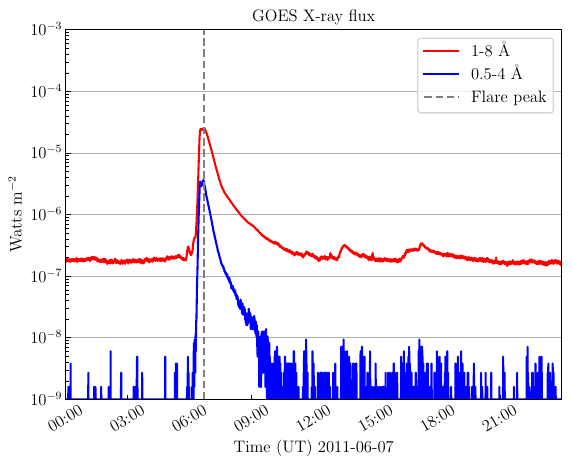

Here is the Python script that generated this plot:
import matplotlib.pyplot as plt
import matplotlib
import datetime
from sunpy.timeseries import TimeSeries
from sunpy.net import hek
from sunpy.time import parse_time
client = hek.HEKClient()

goes_file = 'go1520110607.fits'
goes = TimeSeries(goes_file)

flares_hek = client.search(hek.attrs.Time('2011-06-07 00:00', '2011-06-07 23:59'),
                           hek.attrs.FL, hek.attrs.FRM.Name == 'SWPC')

figure = plt.figure()
ax = plt.gca()
plt.plot(goes.data['xrsb'], color='r',label='1-8 $\mathrm{\AA}$')
plt.plot(goes.data['xrsa'], color='b',label='0.5-4 $\mathrm{\AA}$')

ax.set_yscale('log')
ax.set_ylim(1e-9, 1e-3)
ax.set_ylabel('Watts m$^{-2}$')
ax.set_xlabel('Time (UT) 2011-06-07')
ax.set_title('GOES X-ray flux')

ax.axvline(parse_time(flares_hek[0].get('event_peaktime')).to_datetime(), ls='dashed', color='grey', label='Flare peak')

ax.yaxis.grid(True, 'major')
ax.xaxis.grid(False, 'major')
ax.legend()

ax.xaxis.set_tick_params(rotation=30)
ax.xaxis.set_major_formatter(matplotlib.dates.DateFormatter('%H:%M'))
ax.set_xlim('2011-06-07 00:00', '2011-06-07 23:59')
#plt.show()
plt.savefig('timeseries_example.pdf', dpi=200)